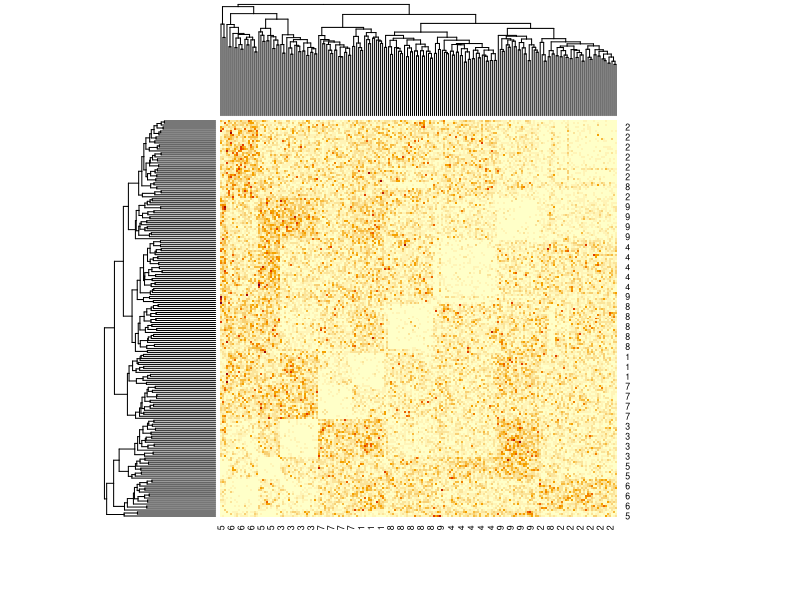
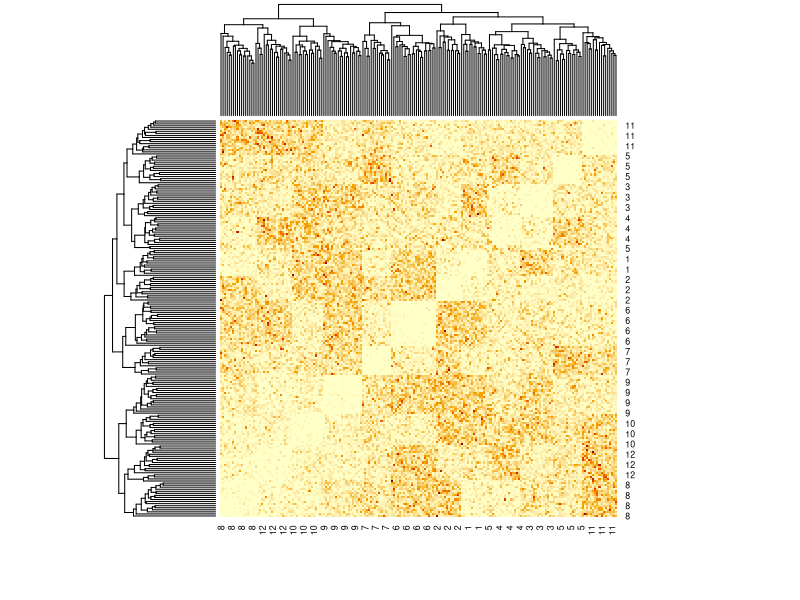
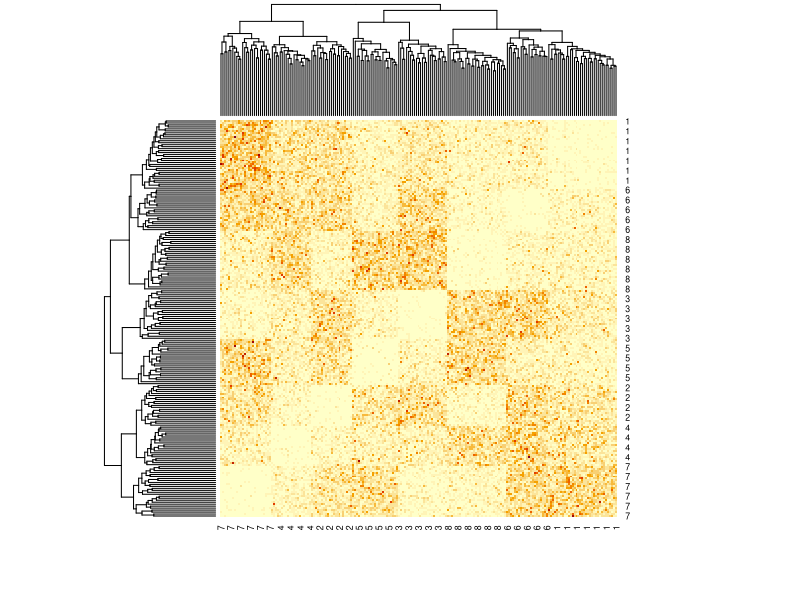
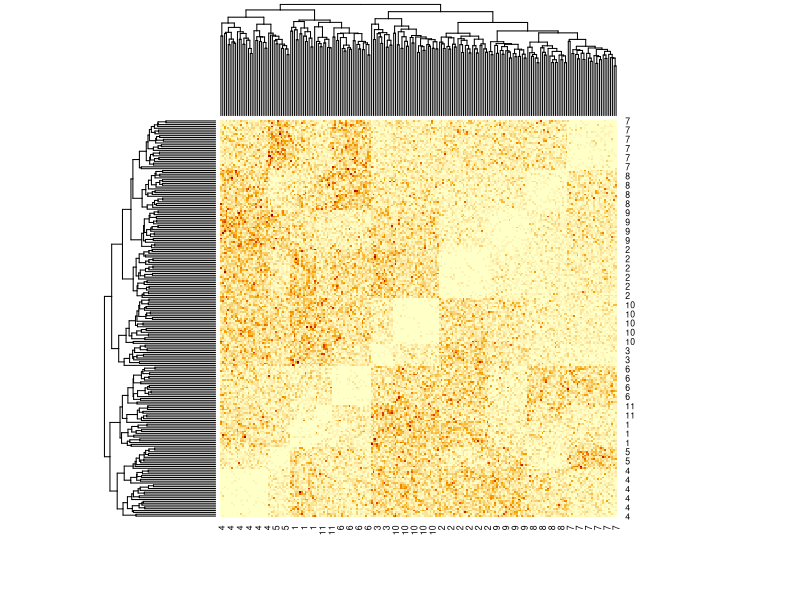

These figures' R source, in order:
#N and number of clusters is determined independently for each plot (maybe a bad idea?)
#The minimum size for a cluster is now 10 people
#cluster number ranges from 2 to 10, sample size from 170-200

setwd("C:/Users/Aaron/Documents/JH/EDA project")

set.seed(5894220)
library(MASS)

###Initial Settings
nreps<-40 #number of plots
#how many clusters each rep has
clusters<-rep(2:15,length=nreps)[sample(nreps)]
N<-sample(190:230,nreps,replace=T) #Number in eachs sample

###To store data
samples<-list()
refmats<-list()
switchups<-list()



###Generate Data
for(i in 1:nreps) {
	print(i)
	ci<-clusters[i]
	
	##Generate proportions of people in each cluster so that no cluster has less than 10 people
	groupvec<-1:N[i]
	for(j in 1:(ci*10)){
		groupvec[j]<-ceiling((j)/10)
	}
	remaining<-(ci*10+1):N[i]
	nremaining<-length(remaining)
	groupvec[remaining]<-sample(1:ci,nremaining,replace=T,prob=runif(ci,0,1))
	switchup<-sample(N[i]) #add randomn shuffling!
	groupvec<-groupvec[switchup]

		
	##To store distances between people (initialize here)
	mati<-matrix(0,nrow=N[i],ncol=N[i]) #ensure diag is zero
	rownames(mati)<-groupvec
	colnames(mati)<-groupvec
	
	##Make mean dists for between each cluster
	##ensure dist(a,a)=0
	distmu<-diag(rep(0,times=ci))
	for(a in 1:ci){
		for(b in 1:ci){
			if(a!=b){
				distab<-runif(1,2,5) #have to be some distance apart
				distmu[a,b]<-distab
				distmu[b,a]<-distab
			}
		}
	}
	
	#now make full dist mat for people
	refmat<-mati
	for(a in 1:N[i]){
		for(b in 1:N[i]){
			if(a!=b){
				ca<-groupvec[a] #cluster a
				cb<-groupvec[b]
				distab<-rnorm(1,distmu[ca,cb],sd=1.5)
				mati[a,b]<-distab^2
				mati[b,a]<-distab^2
				refmat[a,b]<-distmu[ca,cb]
			}
		}
	}
	
	##image(mati)
	##heatmap(mati)
	refmats[[i]]<-refmat
	samples[[i]]<-mati
	switchups[[i]]<-switchup
}
head(clusters)
heatmap(samples[[1]])
heatmap(samples[[2]])
heatmap(samples[[3]])
heatmap(samples[[4]])

getwd()
setwd("C:/Users/Aaron/Dropbox/EDA project")
save(list=c('clusters','nreps','refmats','samples','switchups'),file="data_for_clusts.RData")




##Making Pairwise distances for network plots
# mat<-samples[[1]]
# tab<-matrix(NA, ncol=3,nrow=length(mat))
# row<-0
# for(i in 1:dim(mat)[1]){
	# for(j in 1:dim(mat)[2]){
		# row<-row+1
		# tab[row,1]<-i
		# tab[row,2]<-j
		# tab[row,3]<-mat[r,j]
	# }
# }
# write.table(tab,file="tabfornetworkplots.txt",row.names=F)


#############################################################
####Checking what some look like.

# png(file='HeatMapAnswers.png',width=1000,height=500)
	# par(mfcol=c(2,5))
	# for(i in 1:5){
		# if (i<=nreps){
			# image(samples[[i]], main=paste("Plot",i))
			# image(refmats[[i]], main=paste("True Distance",i))
		# }
	# }
# dev.off()

# pdf(file="Heatmaps.pdf",height=5,width=5)
	# for(i in 1:nreps){
		# heatmap(samples[[i]])
		# print(i)
	# }
# dev.off()